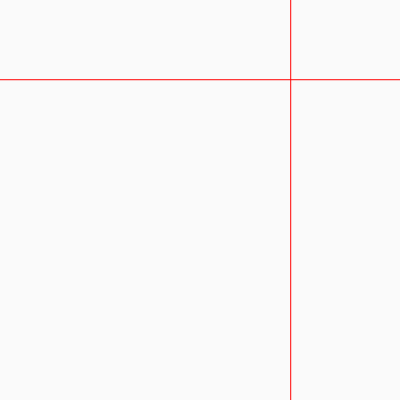
Frame 1 (no input)
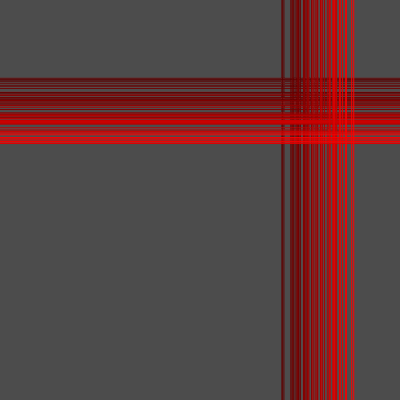
Frame 60 (no input)
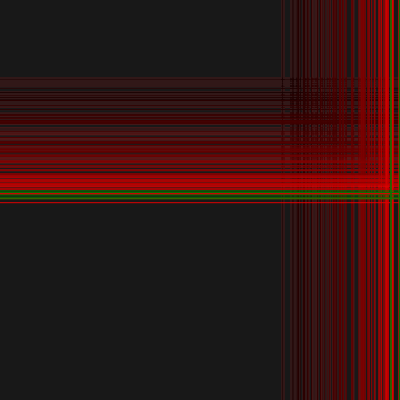
Frame 120 (the mouse pressed at the canvas centre since frame 60)

The p5.js sketch that drew these frames (run headless with seeded random() and noise() and a simulated clock; from frame 60 on, the mouse is pressed at the canvas centre):

// p5.js sketch
// ── sketch.js
// https://editor.p5js.org/p5name/sketches/vlm26-OWl
// ims black-n rgg-1 noise

let my = {};

function setup() {
  init_noise();
  my.gitter = 10;
  my.bgAlpha = 5;
  my.width = 400;
  my.height = 400;
  my.xpos = 0;
  my.ypos = 0;
  my.xspeed = 1;
  my.yspeed = 1;
  // my.xlen = 0;
  // my.ylen = 0;
  my.debug = 1;
  // my.fullScreenBtn = 0;
  my.startTime = 0;
  my.changeTime = 5.0;
  my.colors = ["red", "green", "gold"];
  my.colorIndex = 0;

  if (!my.debug) {
    my.width = windowWidth;
    my.height = windowHeight;
  }
  createCanvas(my.width, my.height);
  noStroke();

  my.fullScreenBtn = createButton("Full Screen");
  my.fullScreenBtn.mousePressed(full_screen_action);
  my.fullScreenBtn.style("font-size:42px");

  my.startTime = millis() / 1000.0;

  new_pos();

  // init_dim();
}

function draw() {
  background(0, my.bgAlpha);

  strokeWeight(1);
  // stroke(255);
  stroke(my.colors[my.colorIndex]);

  let x = my.xpos + random(-my.gitter,my.gitter);
  let y = my.ypos + random(-my.gitter,my.gitter);
  
  line(0, y, width, y);

  line(x, 0, x, height);

  // update_noise()
  update_bounce();
}

function init_noise() {
  my.noiseX = 0;
  my.noiseY = 0;
  my.noiseOffset1 = 0;
  my.noiseOffset2 = 10000;
  my.noiseDelta = 0.01
}

function update_noise() {
  my.noiseX = noise(my.noiseOffset1);
  my.noiseY = noise(my.noiseOffset2);

  my.noiseOffset1 += my.noiseDelta;
  my.noiseOffset2 += my.noiseDelta;
}

function update_bounce() {
  my.ypos += my.yspeed + my.noiseY;
  if (my.ypos > height || my.ypos < 0) {
    my.yspeed *= -1;
    changeColor();
  }
  my.xpos += my.xspeed + my.noiseX;
  if (my.xpos > width || my.xpos < 0) {
    my.xspeed *= -1;
    changeColor();
  }
}

function changeColor() {
  my.colorIndex = (my.colorIndex + 1) % my.colors.length;
}

function new_pos() {
  my.xpos = random(0, width);
  my.ypos = random(0, height);
}

function check_time() {
  let now = millis() / 1000;
  if (now - my.startTime > my.changeTime) {
    my.startTime = now;
    new_pos();
  }
}

// From
// https://editor.p5js.org/jht1493/sketches/5LgILr8RF

function full_screen_action() {
  my.fullScreenBtn.remove();
  fullscreen(1);
  let delay = 3000;
  setTimeout(ui_present_window, delay);
}

function ui_present_window() {
  resizeCanvas(windowWidth, windowHeight);
  // init_dim();
}

// https://editor.p5js.org/jht9629-nyu/sketches/8Iazn1D_P
// ims black-n white-1

// https://editor.p5js.org/jht9629-nyu/sketches/3VKJ-q8ar
// ims03-jht scrolling color bars

// https://editor.p5js.org/jht9629-nyu/sketches/Mpgun-Kti
// ims black-n white-1 bounce

// https://editor.p5js.org/p5name/sketches/bpUutVbYo
// ims black-n rgg-1 bounce

// https://thecodingtrain.com/tracks/the-nature-of-code-2/noc/perlin/intro-to-perlin-noise
